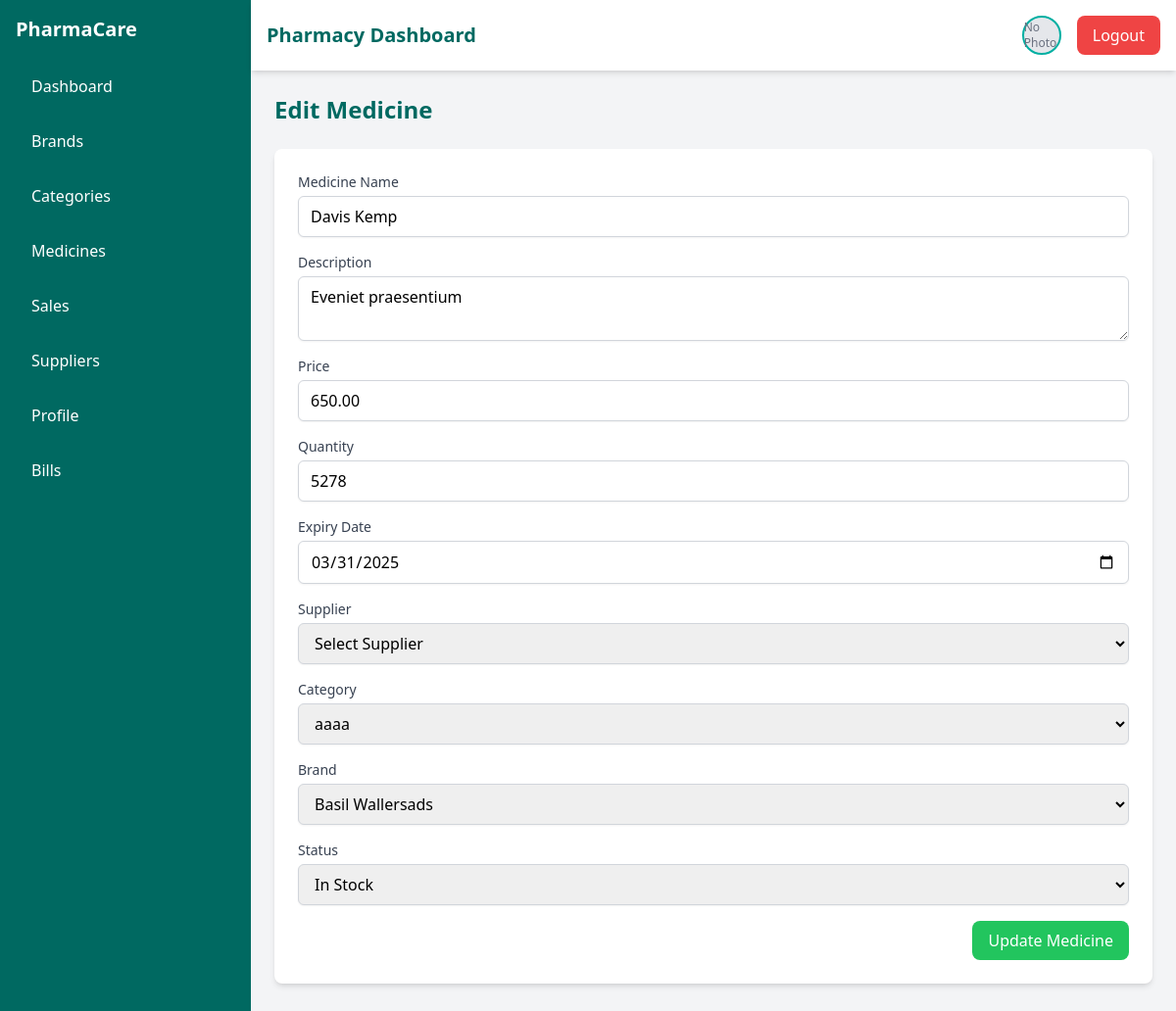
Screenshot of /pharmacist/editMedicine.php?id=5 (signed in) with the database file from the repository.
### tables this page shows
CREATE TABLE `medicines` (
  `medicine_id` int(11) NOT NULL,
  `medicine_name` varchar(100) NOT NULL,
  `description` text DEFAULT NULL,
  `price` decimal(10,2) NOT NULL,
  `quantity` int(11) NOT NULL,
  `expiry_date` date NOT NULL,
  `supplier_id` int(11) NOT NULL,
  `status` enum('in stock','out of stock') DEFAULT 'in stock',
  `timestamp` timestamp NOT NULL DEFAULT current_timestamp(),
  `category_id` int(11) NOT NULL,
  `brand_id` int(11) NOT NULL
);

CREATE TABLE `categories` (
  `category_id` int(11) NOT NULL,
  `category_name` varchar(100) NOT NULL,
  `created_at` timestamp NOT NULL DEFAULT current_timestamp()
);

CREATE TABLE `brands` (
  `brand_id` int(11) NOT NULL,
  `brand_name` varchar(100) NOT NULL,
  `created_at` timestamp NOT NULL DEFAULT current_timestamp()
);

### pharmacist/editMedicine.php (the view, shortened to what this page needs)
<?php
include '../dbconn.php';
$categories = $conn->query("SELECT category_id, category_name FROM categories");
$brands = $conn->query("SELECT brand_id, brand_name FROM brands");
$medicine = null;
if (isset($_GET['id'])) {
    $medicine_id = intval($_GET['id']);
    $stmt = $conn->prepare("SELECT * FROM medicines WHERE medicine_id = ?");
    $stmt->bind_param("i", $medicine_id);
    if (!$stmt->execute()) {
        die("Execute failed: " . $stmt->error);
    }
    $result = $stmt->get_result();
    $medicine = $result->fetch_assoc();
}
?>
<!DOCTYPE html>
<html lang="en">
<head>
    <script src="https://cdn.tailwindcss.com"></script>
</head>
<body class="bg-gray-100 flex flex-col min-h-screen">
    <div class="flex flex-1">
        <?php include "include/sidebar.php"; ?>
        <main class="flex-1 flex flex-col">
            <?php include "include/navbar.php"; ?>
            <div class="p-6 flex-1">
                <h1 class="text-2xl font-bold text-primary-700 mb-6">Edit Medicine</h1>
                <form action="editMedicine.php" method="POST" class="bg-white p-6 rounded-lg shadow-md">
                    <div class="mb-4">
                        <label for="medicine_name" class="block text-sm font-medium text-gray-700">Medicine Name</label>
                        <input type="text" name="medicine_name" id="medicine_name"
                            class="mt-1 block w-full px-3 py-2 border border-gray-300 rounded-md shadow-sm focus:outline-none focus:ring-primary-500 focus:border-primary-500"
                            value="<?= $medicine ? htmlspecialchars($medicine['medicine_name']) : '' ?>" required>
                    </div>
                    <div class="mb-4">
                        <label for="description" class="block text-sm font-medium text-gray-700">Description</label>
                        <textarea name="description" id="description"
                            class="mt-1 block w-full px-3 py-2 border border-gray-300 rounded-md shadow-sm focus:outline-none focus:ring-primary-500 focus:border-primary-500"><?= $medicine ? htmlspecialchars($medicine['description']) : '' ?></textarea>
                    </div>
                    <div class="mb-4">
                        <label for="price" class="block text-sm font-medium text-gray-700">Price</label>
                        <input type="number" step="0.01" name="price" id="price"
                            class="mt-1 block w-full px-3 py-2 border border-gray-300 rounded-md shadow-sm focus:outline-none focus:ring-primary-500 focus:border-primary-500"
                            value="<?= $medicine ? htmlspecialchars($medicine['price']) : '' ?>" required>
                    </div>
                    <div class="mb-4">
                        <label for="quantity" class="block text-sm font-medium text-gray-700">Quantity</label>
                        <input type="number" name="quantity" id="quantity"
                            class="mt-1 block w-full px-3 py-2 border border-gray-300 rounded-md shadow-sm focus:outline-none focus:ring-primary-500 focus:border-primary-500"
                            value="<?= $medicine ? htmlspecialchars($medicine['quantity']) : '' ?>" required>
                    </div>
                    <div class="mb-4">
                        <label for="expiry_date" class="block text-sm font-medium text-gray-700">Expiry Date</label>
                        <input type="date" name="expiry_date" id="expiry_date"
                            class="mt-1 block w-full px-3 py-2 border border-gray-300 rounded-md shadow-sm focus:outline-none focus:ring-primary-500 focus:border-primary-500"
                            value="<?= $medicine ? htmlspecialchars($medicine['expiry_date']) : '' ?>" required min="<?= date('Y-m-d'); ?>">
                    </div>
                    <div class="mb-4">
                        <label for="supplier_id" class="block text-sm font-medium text-gray-700">Supplier</label>
                        <select name="supplier_id" id="supplier_id"
                            class="mt-1 block w-full px-3 py-2 border border-gray-300 rounded-md shadow-sm focus:outline-none focus:ring-primary-500 focus:border-primary-500"
                            required>
                            <option value="">Select Supplier</option>
                        </select>
                    </div>
                    <div class="mb-4">
                        <label for="category_id" class="block text-sm font-medium text-gray-700">Category</label>
                        <select name="category_id" id="category_id"
                            class="mt-1 block w-full px-3 py-2 border border-gray-300 rounded-md shadow-sm focus:outline-none focus:ring-primary-500 focus:border-primary-500"
                            required>
                            <?php while ($row = $categories->fetch_assoc()): ?>
                                <option value="<?= $row['category_id'] ?>" <?= ($medicine && $row['category_id'] == $medicine['category_id']) ? 'selected' : '' ?>>
                                    <?= htmlspecialchars($row['category_name']) ?>
                                </option>
                            <?php endwhile; ?>
                        </select>
                    </div>
                    <div class="mb-4">
                        <label for="brand_id" class="block text-sm font-medium text-gray-700">Brand</label>
                        <select name="brand_id" id="brand_id"
                            class="mt-1 block w-full px-3 py-2 border border-gray-300 rounded-md shadow-sm focus:outline-none focus:ring-primary-500 focus:border-primary-500"
                            required>
                            <?php while ($row = $brands->fetch_assoc()): ?>
                                <option value="<?= $row['brand_id'] ?>" <?= ($medicine && $row['brand_id'] == $medicine['brand_id']) ? 'selected' : '' ?>>
                                    <?= htmlspecialchars($row['brand_name']) ?>
                                </option>
                            <?php endwhile; ?>
                        </select>
                    </div>
                    <div class="mb-4">
                        <label for="status" class="block text-sm font-medium text-gray-700">Status</label>
                        <select name="status" id="status"
                            class="mt-1 block w-full px-3 py-2 border border-gray-300 rounded-md shadow-sm focus:outline-none focus:ring-primary-500 focus:border-primary-500"
                            required>
                            <option value="in stock" <?= ($medicine && $medicine['status'] == 'in stock') ? 'selected' : '' ?>>In Stock</option>
                        </select>
                    </div>
                    <div class="flex justify-end">
                        <button type="submit" class="bg-green-500 text-white px-4 py-2 rounded-lg">Update
                            Medicine</button>
                    </div>
                </form>
            </div>
        </main>
    </div>
</body>
</html>

### rows the page displays
medicines: medicine_name "Davis Kemp", description "Eveniet praesentium", price "650.00", quantity "5278", expiry_date "03/31/2025", category_id "aaaa", brand_id "Basil Wallersads", status "In Stock"
